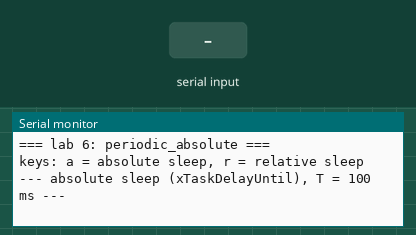
A sketch run on a simulated ESP32. Parts: the last lines printed to the serial monitor. The inputs (shaded band) are chosen by the test bench. Random numbers use the default seed unless the sketch sets one.

Above: at 1.4 s.
1.5 s: "a" received over Serial
At 4.3 s:
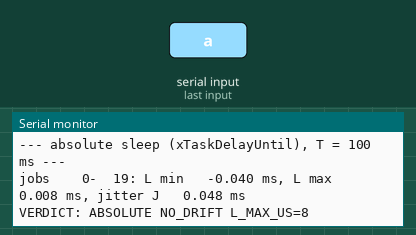
4.5 s: "r" received over Serial
At 5.5 s:
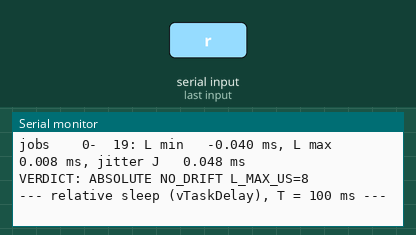

Measured:
- after the input at 1.5 s, the serial monitor: prints a new line after 2.0 s (image 1)
- after the input at 4.5 s, the serial monitor: prints a new line after 0.05 s (image 2)

The sketch:

periodic_absolute.ino
```cpp
// periodic_absolute - one periodic task, with an absolute or a relative sleep
//
// The task has period T = 100 ms. Every job notes its start time s_k and
// compares it with the release grid r_k = r_0 + kT. The difference is the
// lateness L_k = s_k - r_k. Like a real task, each job computes for a varying
// time, here between 5 and 30 ms (simulated by a loop that keeps the CPU busy).
//
//   absolute sleep  xTaskDelayUntil(&last, T)  wakes at r_{k+1}, however long the job took
//   relative sleep  vTaskDelay(T)              wakes T after the end of the job
//
// Every 20 jobs the sketch prints min L, max L and the jitter
// J = max L_k - min L_k. With the absolute sleep, L stays close to 0. With the
// relative sleep, each job adds its computation time to the lateness, and L
// grows from one report to the next: that is drift.
//
//   a  absolute sleep (the default)
//   r  relative sleep
//
// Either key restarts the grid at k = 0, and the first report after it ends
// with the verdict line.

// ---- EXPERIMENT KNOBS ----
const uint32_t kPeriodMs = 100;
const uint32_t kReportEvery = 20;  // jobs in one report
const uint32_t kMinWorkMs = 5;     // the simulated computation time of a job,
const uint32_t kMaxWorkMs = 30;    // between kMinWorkMs and kMaxWorkMs
const int32_t kDriftLimitUs = 50000;  // max L above this counts as drift

// One line of output. The task only fills this in and queues it: loop() does
// the printing, so that printing cannot disturb what is being measured.
struct Report {
    uint32_t run;
    bool absolute;
    uint32_t first_job;
    uint32_t last_job;
    int32_t l_min_us;
    int32_t l_max_us;
};

static QueueHandle_t g_reports = NULL;
static volatile bool g_absolute = true;
static volatile uint32_t g_run = 0;  // loop() adds 1 at every key; the task then restarts the grid

// Simulated computation: keeps the CPU busy for ms milliseconds.
static void busy_ms(uint32_t ms) {
    uint32_t start = micros();
    while (micros() - start < ms * 1000) {
    }
}

static void periodic_task(void* arg) {
    (void)arg;  // not used
    uint32_t run = g_run - 1;  // different from g_run: the first job starts the grid
    bool absolute = true;
    TickType_t last = 0;       // the last release, for xTaskDelayUntil
    uint32_t r0_us = 0;        // r_0, in microseconds
    uint32_t k = 0;            // the job number
    int32_t l_min = INT32_MAX;  // min and max L of the current report
    int32_t l_max = INT32_MIN;

    for (;;) {
        if (run != g_run) {  // a key was pressed: the grid starts again
            run = g_run;
            absolute = g_absolute;
            vTaskDelay(1);  // start the grid exactly at the beginning of a tick
            last = xTaskGetTickCount();
            r0_us = micros();
            k = 0;
            l_min = INT32_MAX;
            l_max = INT32_MIN;
        }

        // s_k - r_k, with r_k = r_0 + kT
        int32_t lateness_us = (int32_t)(micros() - (r0_us + k * kPeriodMs * 1000));
        l_min = min(l_min, lateness_us);
        l_max = max(l_max, lateness_us);
        if ((k + 1) % kReportEvery == 0) {
            struct Report rep = {run, absolute, k + 1 - kReportEvery, k, l_min, l_max};
            xQueueSend(g_reports, &rep, 0);  // never wait: this task has a period to keep
            l_min = INT32_MAX;
            l_max = INT32_MIN;
        }

        busy_ms(random(kMinWorkMs, kMaxWorkMs + 1));  // the job's work
        k = k + 1;

        if (absolute) {
            xTaskDelayUntil(&last, pdMS_TO_TICKS(kPeriodMs));  // wake at r_{k+1}
        } else {
            vTaskDelay(pdMS_TO_TICKS(kPeriodMs));  // wake T from this moment
        }
    }
}

static void print_mode(bool absolute) {
    Serial.printf("\n--- %s sleep (%s), T = %lu ms ---\n", absolute ? "absolute" : "relative",
                  absolute ? "xTaskDelayUntil" : "vTaskDelay", (unsigned long)kPeriodMs);
}

void setup() {
    Serial.begin(115200);
    Serial.setTxTimeoutMs(0);
    uint32_t t = millis();
    while (!Serial && millis() - t < 3000) delay(10);
    delay(200);
    Serial.println();
    Serial.println("=== lab 6: periodic_absolute ===");
    Serial.println("keys: a = absolute sleep, r = relative sleep");
    print_mode(true);

    g_reports = xQueueCreate(4, sizeof(struct Report));  // before the task that uses it

    // function, name, stack in bytes, argument, priority, handle
    xTaskCreate(periodic_task, "periodic", 4096, NULL, 2, NULL);
}

void loop() {
    while (Serial.available() > 0) {
        char c = Serial.read();
        if (c == 'a' || c == 'r') {
            g_absolute = (c == 'a');
            g_run = g_run + 1;
            print_mode(c == 'a');
        }
    }

    struct Report rep;
    while (xQueueReceive(g_reports, &rep, 0) == pdTRUE) {
        Serial.printf("jobs %4lu-%4lu: L min %8.3f ms, L max %8.3f ms, jitter J %7.3f ms\n",
                      (unsigned long)rep.first_job, (unsigned long)rep.last_job, rep.l_min_us / 1000.0,
                      rep.l_max_us / 1000.0, (rep.l_max_us - rep.l_min_us) / 1000.0);
        // Only the first report after a key, and not the one after reset.
        if (g_run > 0 && rep.run == g_run && rep.first_job == 0) {
            Serial.printf("VERDICT: %s %s L_MAX_US=%ld\n", rep.absolute ? "ABSOLUTE" : "RELATIVE",
                          rep.l_max_us > kDriftLimitUs ? "DRIFT" : "NO_DRIFT", (long)rep.l_max_us);
        }
    }
    delay(50);
}
```
